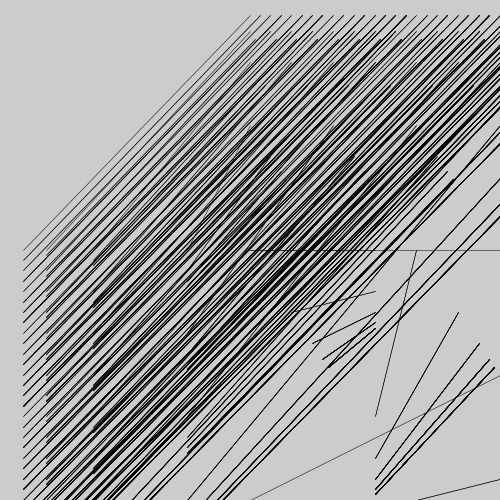
Frame 1 (no input)
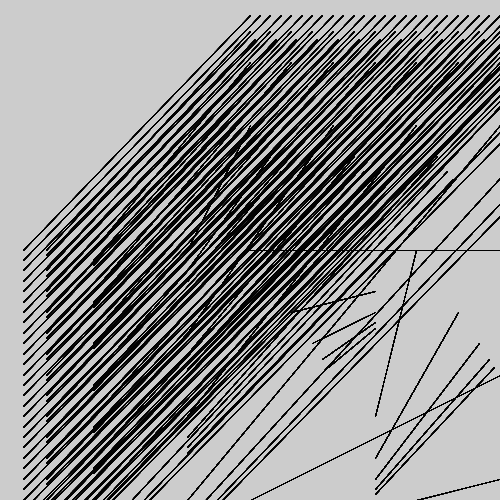
Frame 60 (the mouse pressed at the canvas centre just before this capture)
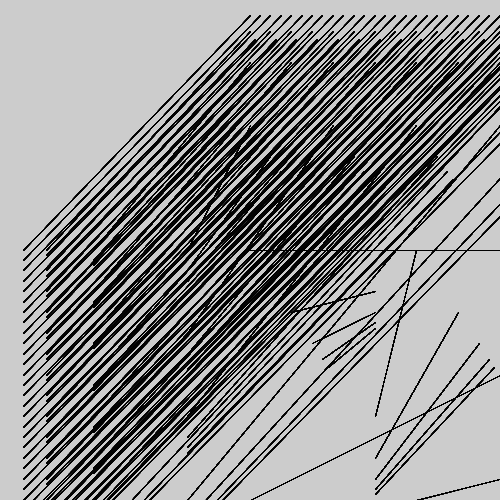
Frame 120 (the mouse held since frame 60 and released just before this capture)

The Processing sketch that drew these frames (run headless with seeded random() and noise(); from frame 60 on, the mouse is pressed at the canvas centre):

// Processing sketch: recurcion
// ── recurcion.pde
int c = 0;

void setup() {
  size(500, 500);
  noFill();
  strokeWeight(.5);
  smooth(8);
  ellipseMode(CENTER);
}

void draw() {
  cantor(width/2, height/2, 500);
}

void cantor(float w, float h, float r) {
  if (r > 4) {
   line(w, h, h+r, w);
    cantor(w, r, r/2); 
    cantor(w + r/3, h + r/2, r/2);
    cantor(w + r/3, h + r/2, r/2);
  }
}
